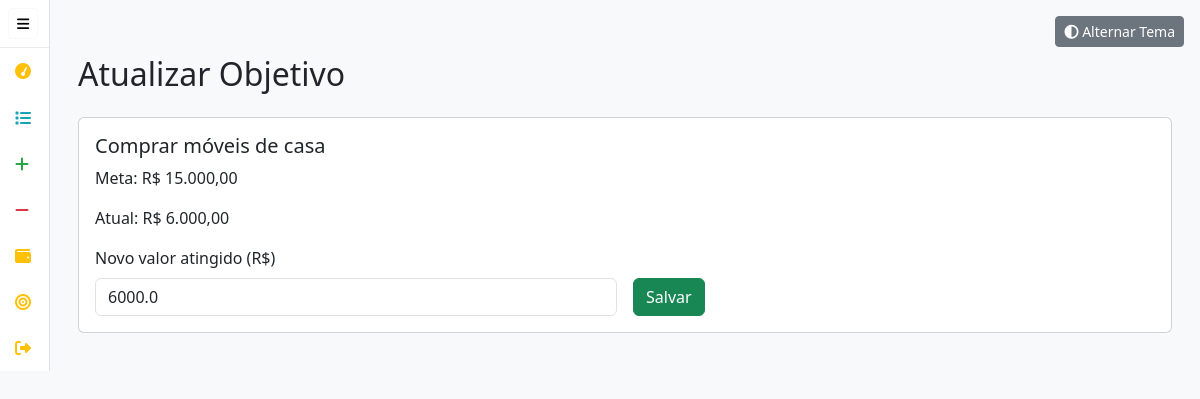
The app's page /update_goal/1 (signed in) with its own data.
### tables this page shows
CREATE TABLE goals (
                id INTEGER PRIMARY KEY AUTOINCREMENT,
                user_id INTEGER NOT NULL,
                goal_name TEXT NOT NULL,
                target_amount REAL NOT NULL,
                deadline TEXT,   -- YYYY-MM-DD
                current_amount REAL DEFAULT 0,
                FOREIGN KEY(user_id) REFERENCES users(id)
            );

### main.py (the view, shortened to what this page needs)
@app.route('/update_goal/<int:goal_id>', methods=['GET', 'POST'])
def update_goal(goal_id):
    if 'user_id' not in session:
        return redirect(url_for('login'))
    user_id = session['user_id']
    conn = get_db_connection()
    cursor = conn.cursor()
    cursor.execute("SELECT * FROM goals WHERE id = ? AND user_id = ?", (goal_id, user_id))
    goal = cursor.fetchone()
    if not goal:
        conn.close()
        flash("Objetivo não encontrado ou não pertence a você.", "danger")
        return redirect(url_for('goals'))
    conn.close()
    return render_template('update_goal.html', goal=goal)

### main.py (called while the page is built)
def get_db_connection():
    conn = sqlite3.connect(DATABASE)
    conn.row_factory = sqlite3.Row
    return conn

@app.template_filter('currency')
def currency_format(value):
    try:
        return "R$ " + "{:,.2f}".format(value).replace(',', 'X').replace('.', ',').replace('X', '.')
    except Exception as e:
        return value

### templates/update_goal.html (shortened to what this page needs)
{% extends "base.html" %}
{% block content %}
<div class="container">
  <h2 class="mb-4">Atualizar Objetivo</h2>
  <div class="card">
    <div class="card-body">
      <h5 class="card-title">{{ goal['goal_name'] }}</h5>
      <p class="card-text">Meta: {{ goal['target_amount']|currency }}</p>
      <p class="card-text">Atual: {{ goal['current_amount']|currency }}</p>
      <form method="post" class="row g-3">
        <div class="col-md-6">
          <label for="current_amount" class="form-label">Novo valor atingido (R$)</label>
          <input type="number" step="0.01" class="form-control" id="current_amount" name="current_amount"
                 value="{{ goal['current_amount'] }}" required>
        </div>
        <div class="col-md-6 d-flex align-items-end">
          <button type="submit" class="btn btn-success">Salvar</button>
        </div>
      </form>
    </div>
  </div>
</div>
{% endblock %}

### templates/base.html (style rules this page uses)
body.light-mode { background-color: #f8f9fa; color: #212529; }

### records on screen
goals: goal_name "Comprar móveis de casa", target_amount "R$ 15.000,00", current_amount "R$ 6.000,00", current_amount "6000.0"
